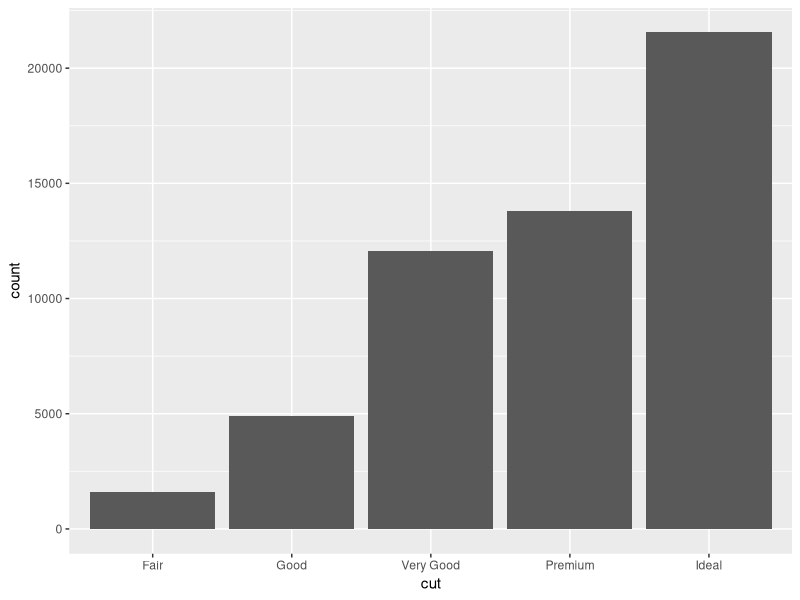
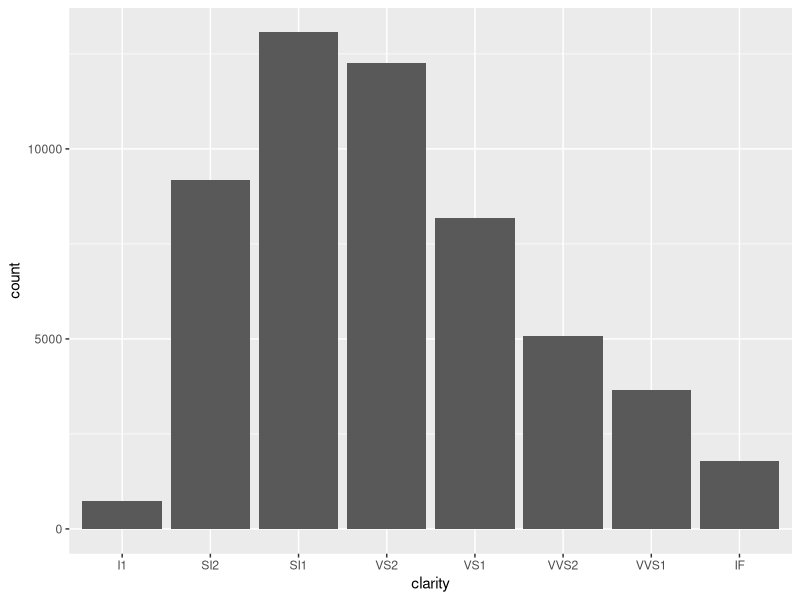
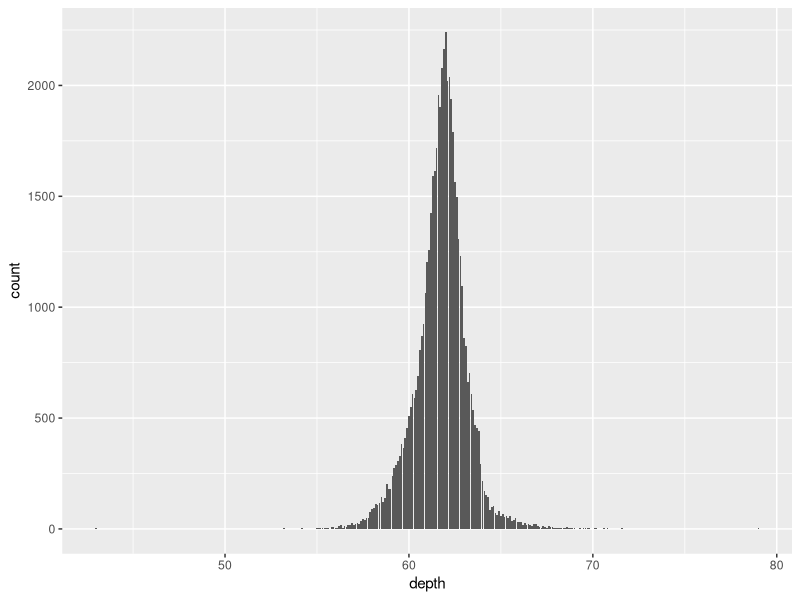
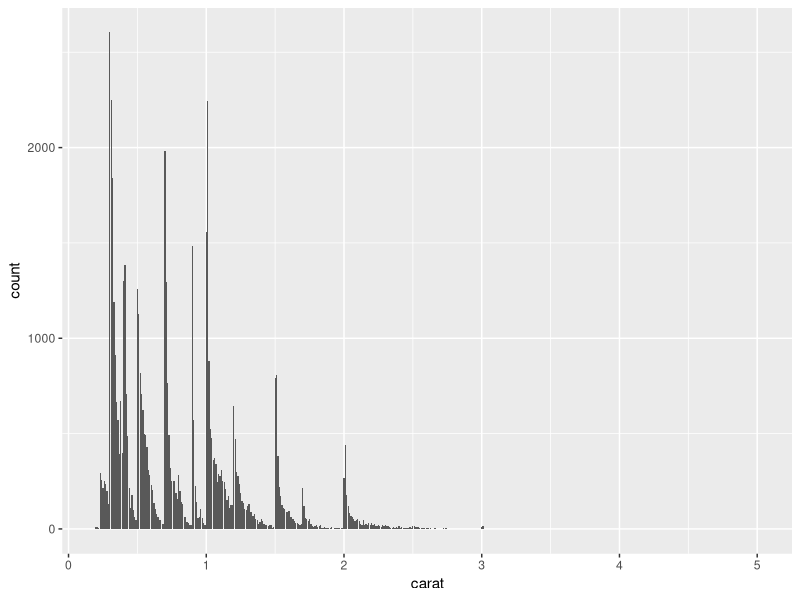
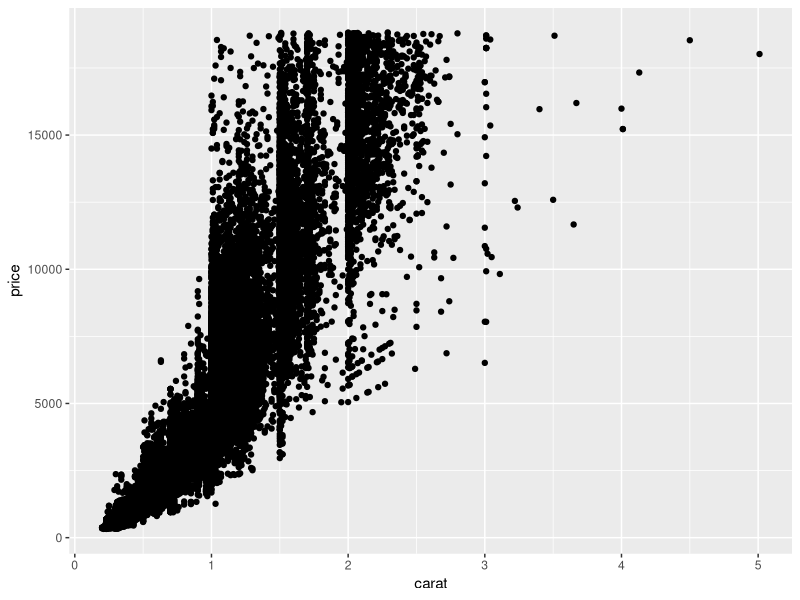
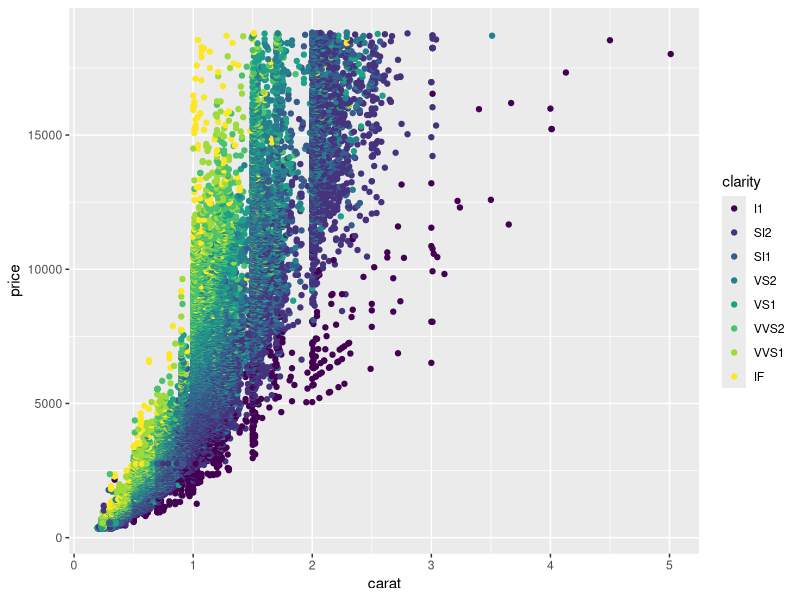
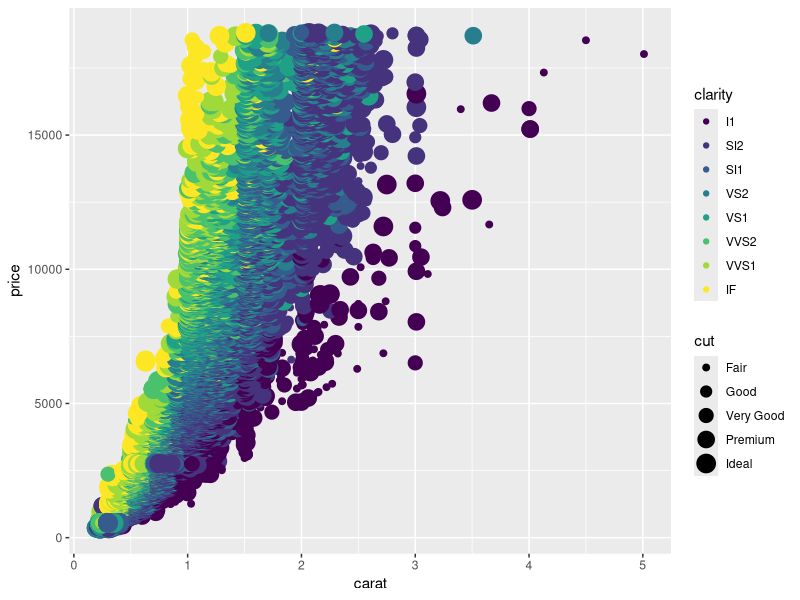
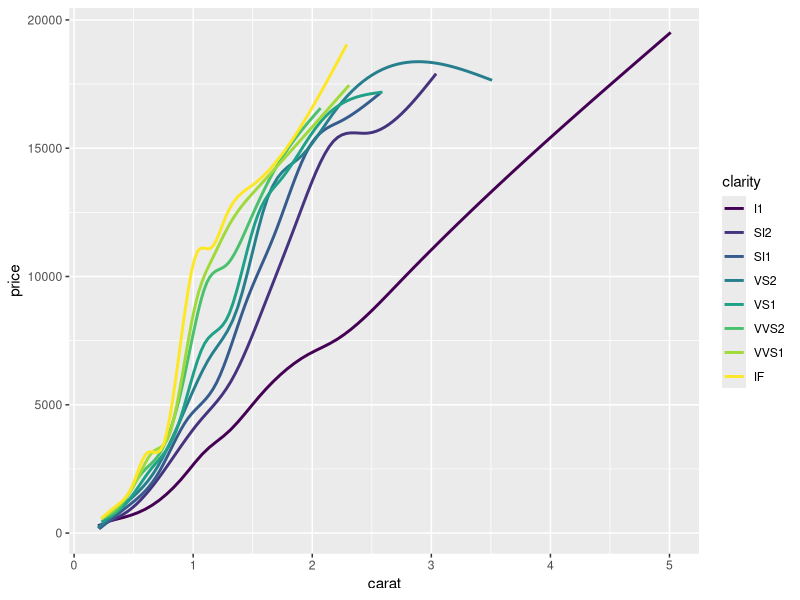

Reproduce these figures in R, in order.
install.packages("tidyverse")
install.packages("ggplot")
library(tidyverse)

str(diamonds)
summary(diamonds)

ggplot(data = diamonds) + 
  geom_bar(mapping = aes(x = cut))

ggplot(data = diamonds) + 
  geom_bar(mapping = aes(x = clarity))

ggplot(data = diamonds) + 
  geom_bar(mapping = aes(x = depth))

ggplot(data = diamonds) + 
  geom_bar(mapping = aes(x = carat))

# Carat and price 
ggplot(diamonds, aes(x=carat, y=price)) + geom_point()

# price,carat and clarity comparison 
ggplot(diamonds, aes(x=carat, y=price, color=clarity)) + geom_point()

# price,carat,cut and clarity comparison
ggplot(diamonds, aes(x=carat, y=price, color=clarity, size=cut)) + geom_point()


ggplot(diamonds, aes(x=carat, y=price, color=clarity)) + geom_smooth(se=FALSE)
